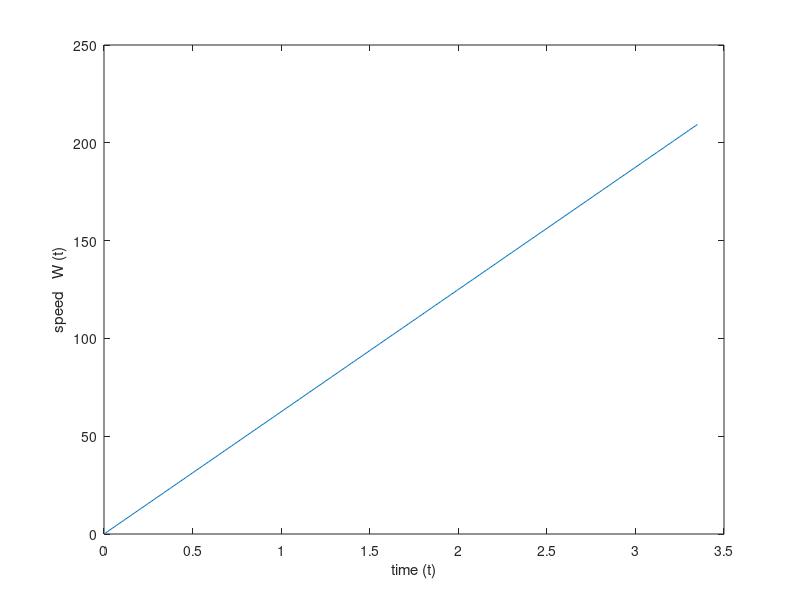
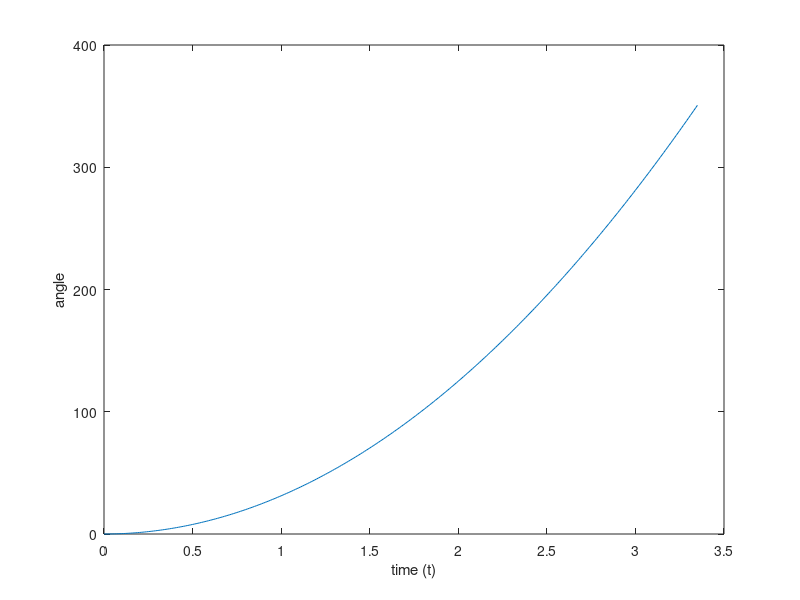
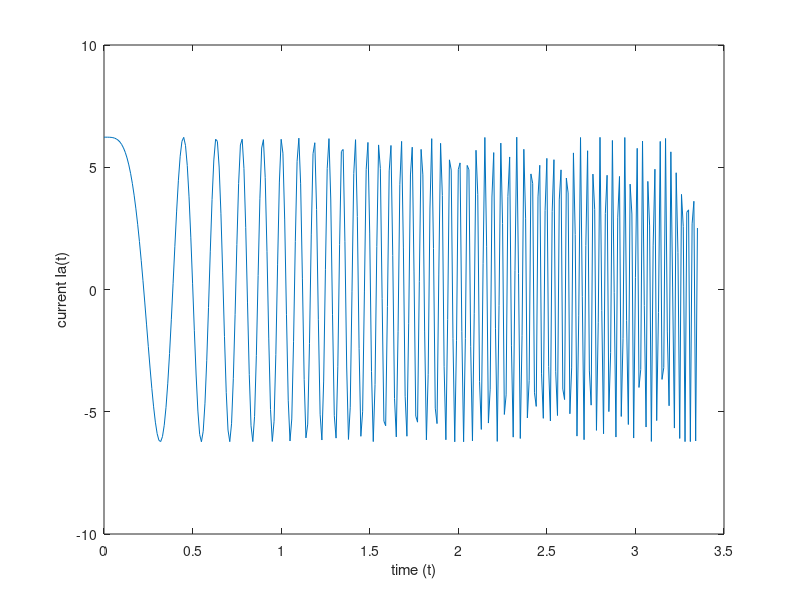
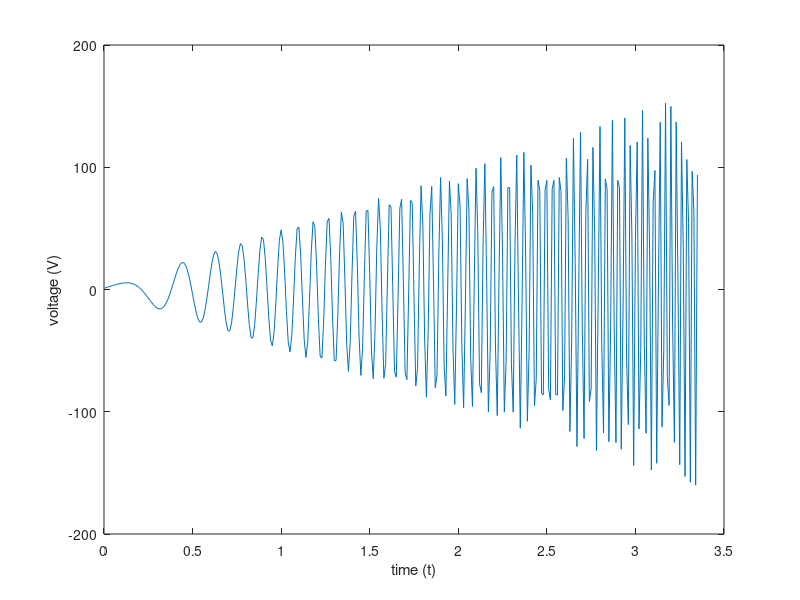

MATLAB code for these plots, in order:
%{
A PMAC motor has the following specifications: 2 pole; Balanced 3 phase; Kt = Ke = 0.75 in MKS units; 
Ls = 25 [mH]; Rs = 0.25 ?; Jm = 0.03 [kg*m2]. This motor is driving a load of inertia JL = 0.05 [kg*m2],
and a load torque TL = 2 [Nm] to bring the system from rest to a speed of 2,000 [RPM] in t1 [sec.]; 
assume Tem = 7 [NM].
  * Calculate (by hand) and plot the speed Wm(t) and position Theta_is(t) as functions of time during this interval of 0 < t < t1 [sec]
  * Calculate and plot the voltage va(t) and current ia(t) as functions of time during this interval of 0 < t < t1 [sec.]
%}

n = 0: 0.01 : 3.35;
t = n.^1;

% program for speed %

w = 62.5*t;
figure(1)
plot(t,w)
ylabel('speed   W (t)')
xlabel('time (t)')

% program for Angle %

a = 31.25*(t.^2);
figure(2)
plot(t,a)
ylabel('angle')
xlabel('time (t)')

% program for Current %

c = 6.23*cos(31.25*(t.^2));
figure(3)
plot(t,c)
ylabel('current Ia(t)')
xlabel('time (t)')


% equation for Ea  %

p = 46.87*t;
q = cos(31.25*(t.^2));
D = diag(q);
r = p*D;


% equation for Ls * derivative of Ia(t) %

e = -9.73*t;
f = sin(31.25*(t.^2));
G = diag(f);
h = e*G;


% equation for voltage,v %

v = r+h+cos( 31.25*(t.^2) );
figure(4)
plot(t,v)
xlabel('time (t)')
ylabel('voltage (V)')


